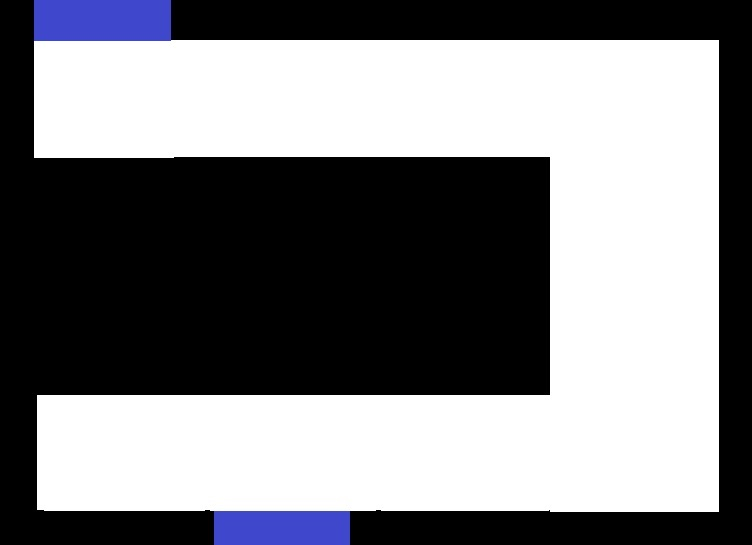
//> input picture 2daOportunidad/Laberinto.jpg, 752 x 545 px
$ ./Source   (built with g++ and OpenCV 4)
//> lines starting //> are read from the running program, lines starting //| are printed output that depends on the picture; after the words box and inside, x2 and y2 are one past the last pixel; in counts of white or black regions, pixels touching at a corner belong together
#include <opencv2\opencv.hpp>
#include<iostream>
#include <string>
#include <vector>
using namespace std;

using namespace cv;

// Grafica el rectangulo

// Variables GLOBALES
const Scalar Blanco		=	Scalar(255.0, 255.0, 255.0);
const Scalar Negro		=	Scalar(0.0, 0.0, 0.0);
const Scalar Azul		=	Scalar(255.0, 0.0, 0.0);
const Scalar Verde		=	Scalar(0.0, 255.0, 0.0);
const Scalar Rojo		=	Scalar(0.0, 0.0, 255.0);

Point Centro(Rect r) {

		Point center(r.x + (r.width / 2), r.y + (r.height / 2));
		return center;
	}

void VerificaColor() {


}

void dibujador(Mat img, int xMax, int yMax, int xMin,int yMin) {

	cout << "\nxMax: " << xMax << " yMax:  " << yMax << " xmin: " << xMin << "  Ymin  " << yMin<<"...."<<endl;

	int lado = 100; // lado del Cuadrado de referencia

// Elementos Necesarios Para el Rectangulo
	int VSIx = xMin;		// Coordenadas superior IZQ
	int VSIy = yMin;

	int VIDx = xMin + 100;	//	Coordenadas Vertice Opuesto al anterior
	int VIDy = yMin + 100;

	int Sx = 0, Sy = 0, Ix = 0, Iy =0;
	// [10 lines of commented-out code are left out]

	for (int i= 0; i<(xMax/lado)+1; i++)
	{
		for (int j = 0; j < (yMax / lado)+1; j++)
		{
			cout << "i: " << i << " , " << " j: " << j << endl;
			cout << "VSI (" << Sx << "," << Sy << " ) " << "VID (" << Ix << "," << Iy << " ) " << endl;

			rectangle(img, Point(Sx,Sy), Point(Ix, Iy), Verde);
			Sx = VSIx + 100 * i; Sy = VSIy + 100 * j;
			Ix = VIDx + 100 * i; Iy = VIDy + 100 * j;
		}

	}


	}


void main()
{
	int rows = 600;
	int cols = 800;
	int rec = 150;
	int posy = 0, posx = 0;
	int c = 0;
	int IN[2];				// Coordenadas de la Entrada
	int OUT[2];				// coodenadas de la Salida
	int xMax, yMax;
	int xIN = 0, yIN = 0;		// desplazamientos de la entrada inicial al borde

								//crear una imagen de 800x600 pixeles
								//canal BGR de tipo CV_8U( valores de 0 a 255)
								//inicializamos a 0 (color negro)
	Mat binary, hsv, wtr;
	Mat img_0 = imread("laberinto.jpg");
//> img_0 is the input picture: 545 rows x 752 cols, CV_8UC3; mean B, G, R 129.3, 126, 125.8
	Mat img;
	resize(img_0, img, Size(800, 600), 0, 0, INTER_LINEAR);  // ya es de 800x600 por defecto
	imwrite("LABv2.jpg", img);


	xMax = img.size().height;
//> xMax = 600
	yMax = img.size().width;
//> yMax = 800
	//	cout << img;

	cvtColor(img, hsv, CV_BGR2HSV);
//> hsv: 600 rows x 800 cols, CV_8UC3; mean H, S, V 3.6, 4.8, 129.2
	int sensitivity = 15;
	inRange(hsv, Scalar(110, 50, 50), Scalar(130, 255, 255), binary);  //Detecta Color Azu
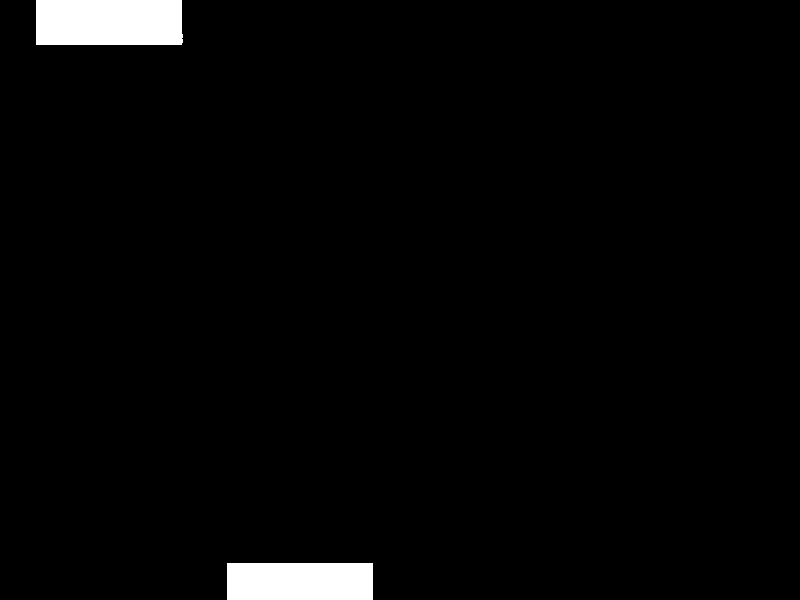
//> binary: 600 rows x 800 cols, CV_8UC1; 2.5% white; 2 white regions, box (x1, y1, x2, y2) and area: (36, 0, 183, 45) 6578, (227, 563, 373, 600) 5402
	//inRange(hsv, Scalar(255, 255, 255), binary); // detecta blanco
	Point
		anchor = Point(-1, -1);

	Mat element = getStructuringElement(MORPH_RECT, Size(10, 10), anchor);
	erode(binary, binary, element);
	dilate(binary, binary, element);
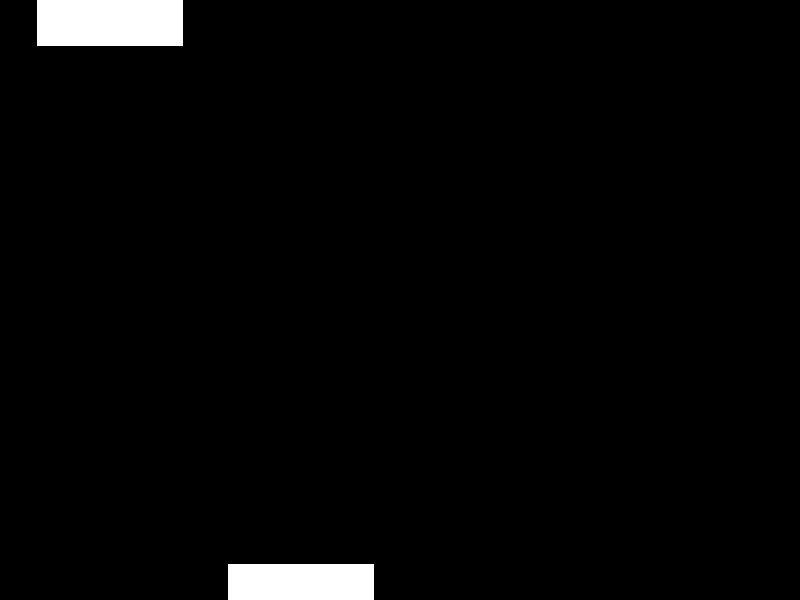
//> binary: 600 rows x 800 cols, CV_8UC1; 2.5% white; 2 white regions

	vector<vector<Point>> contours;
	findContours(binary, contours, CV_RETR_EXTERNAL, CV_CHAIN_APPROX_SIMPLE);
//> contours = 2 contours; box (x1, y1, x2, y2) and area: (37, 0, 183, 46) 6525, (228, 564, 374, 600) 5075
	drawContours(binary, contours, -1, Scalar(255), CV_FILLED);

	for (vector<Point> contour : contours) {
		// dibujar rectangulo

		Rect r = boundingRect(contour);
		rectangle(img, r, CV_RGB(255, 0, 0), 2, CV_AA, 0);

		if (c == 1) {
			yIN = r.y + r.height; xIN = r.x;
			cout << "\nRx: " << r.x << " Rwidth:  " << r.width << " Ry:  " << r.y << " r.height:  " << r.height << ".....";
		}
		Point center(r.x + (r.width / 2), r.y + (r.height / 2));


		ostringstream str;
		str << "E/S; " << center.x << "," << center.y;
		putText(img, str.str(), center, FONT_HERSHEY_COMPLEX_SMALL, 0.60, CV_RGB(0, 255, 0), 1, CV_AA);

		if (c < 1) {
			c++;
			OUT[0] = center.x; OUT[1] = center.y;
			//			cout << "\n" << OUT[0] << " - " << OUT[1];

		}

		if (c < 2) {

			IN[0] = center.x;  IN[1] = center.y;
			//			cout << "\n" << c << " - " << IN[0] << " - " << IN[1];

		}
	}
//> this loop made 2 passes
//> (contour, r, yIN, xIN, center) on pass 2: (4 Points (x, y): [37, 0], [37, 45], [182, 45], [182, 0], Rect(37, 0, 146, 46), 46, 37, Point(110, 23))
//> (r, center, c) on pass 1: (Rect(228, 564, 146, 36), Point(301, 582), 1)
//| Rx: 37 Rwidth:  146 Ry:  0 r.height:  46.....
//> pass 1, `putText(img, str.str(), center, FONT_HERSHEY_COMPLEX_SMALL, 0.60, CV_R..`:
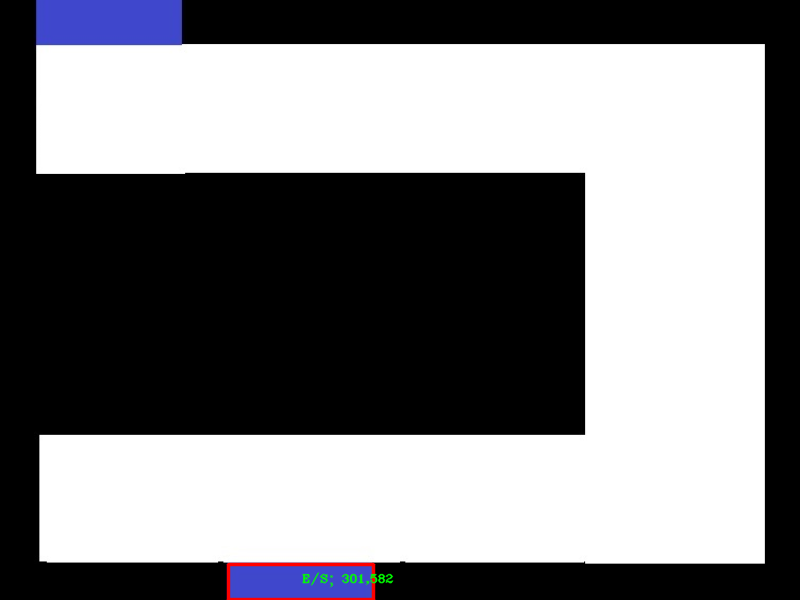
//> img: 600 rows x 800 cols, CV_8UC3; mean B, G, R 128.8, 125.9, 126.1
//> pass 2, `putText(img, str.str(), center, FONT_HERSHEY_COMPLEX_SMALL, 0.60, CV_R..`:
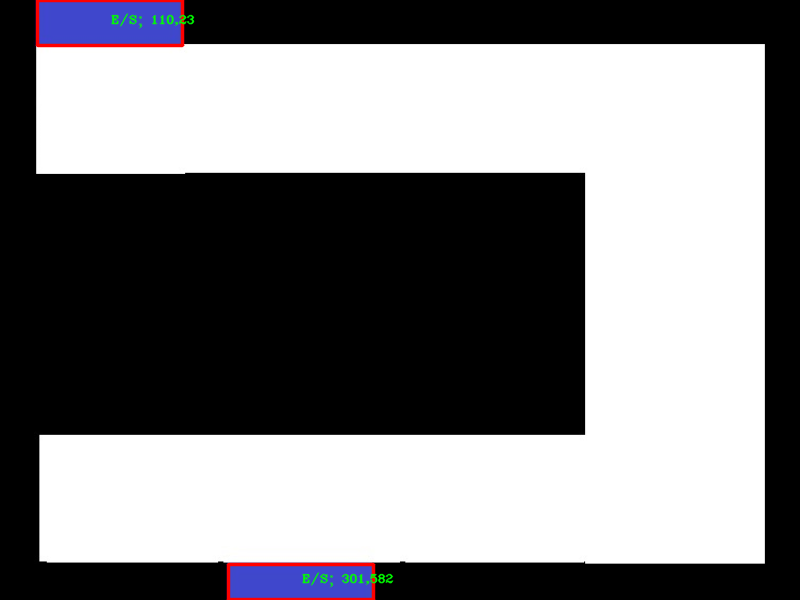
//> img: 600 rows x 800 cols, CV_8UC3; 0.44% of pixels changed, all inside (x1, y1, x2, y2) = (35, 0, 195, 48)
//> after the loop, c = 1

	c = 0;

	dibujador(img, xMax, yMax, xIN, yIN);
//| xMax: 600 yMax:  800 xmin: 37  Ymin  46....
//> in dibujador, `int VSIx = xMin;`: VSIx = 37
//> in dibujador, `int VSIy = yMin;`: VSIy = 46
//> in dibujador, `int VIDx = xMin + 100;`: VIDx = 137
//> in dibujador, `int VIDy = yMin + 100;`: VIDy = 146
//> the loop in dibujador, `for (int i= 0; i<(xMax/lado)+1; i++)` made 7 passes
//> (Sx, Ix) on passes 1 to 7: (37, 137), (137, 237), (237, 337), (337, 437), (437, 537), (537, 637), (637, 737)
//> after the loop in dibujador, `for (int i= 0; i<(xMax/lado)+1; i++)`:
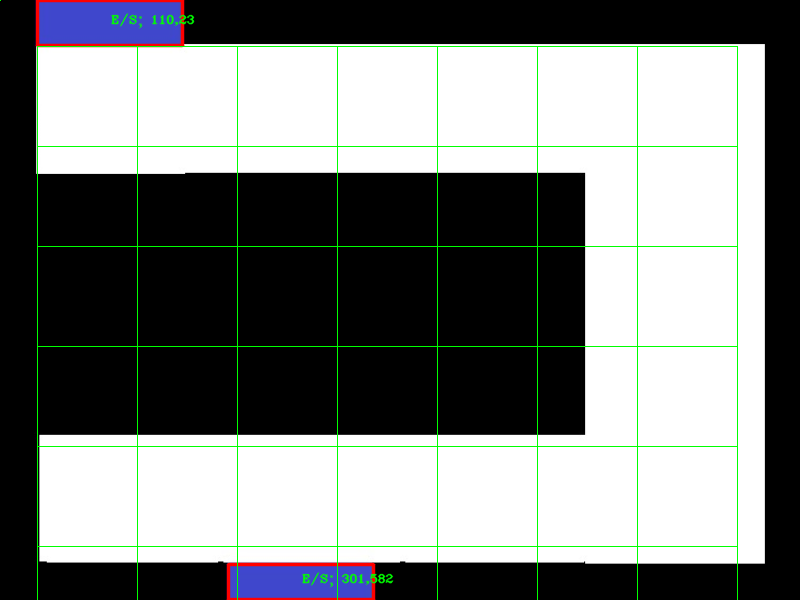
//> img: 600 rows x 800 cols, CV_8UC3; 1.79% of pixels changed, all inside (x1, y1, x2, y2) = (0, 0, 738, 600)
//> after the loop in dibujador, `for (int i= 0; i<(xMax/lado)+1; i++)`: Sx = 637; Sy = 846; Ix = 737; Iy = 946

	imshow("Original", img);
	//imshow("BIniraio", binary);

	waitKey(0);
	posx = 0;
}
